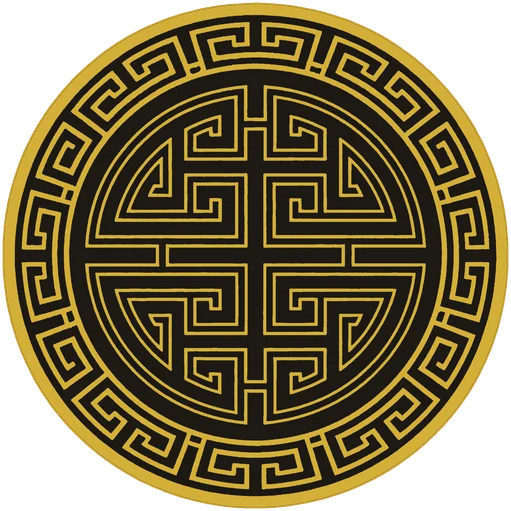
#> input picture data/elements/huiwen_elem_00.webp, 511 x 511 px
$ python vectorize.py ../data/elements/huiwen_elem_00.webp
#> lines starting #> are read from the running program, lines starting #| are printed output that depends on the picture
"""Vectorize PNG patterns to SVG using potrace."""
from __future__ import annotations

import argparse
from pathlib import Path

import numpy as np
from PIL import Image
from potrace import potrace as pt

DATASET_ROOT = Path("D:/desktop/pattern-dataset")


def png_to_svg(png_path: Path, svg_path: Path, threshold: int = 180) -> tuple[bool, str]:
    """Convert a PNG to SVG via potrace.

    threshold: 0-255 luminance cutoff. Pixels DARKER than threshold = ink.
    Returns (success, message).
    """
#> called with threshold = 180
    try:
        with Image.open(png_path) as img:
#> img is the input picture: PIL image 511x511 RGBA; mean R, G, B, A 79.8, 67.6, 31.2, 197.5
            arr = np.array(img.convert("RGB"))
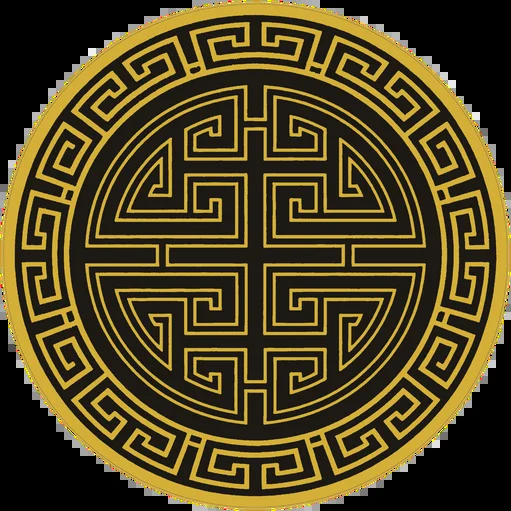
#> arr: shape (511, 511, 3); mean R, G, B 79.8, 67.6, 31.2
    except Exception as e:
        return False, f"open error: {e}"

    # Compute luminance; ink = dark pixels
    lum = (0.299 * arr[:, :, 0] + 0.587 * arr[:, :, 1] + 0.114 * arr[:, :, 2])
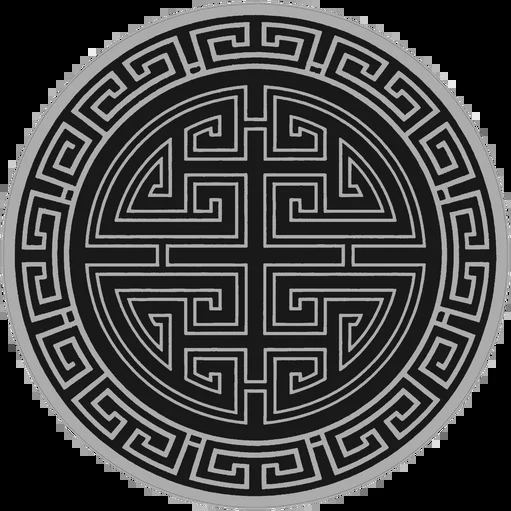
#> lum: shape (511, 511) float64; min 0, max 250, mean 67.1
    # potracer.Bitmap auto-thresholds: data > 127 = "ink". Invert so dark
    # pixels become "ink" after thresholding.
    inv = 255 - lum
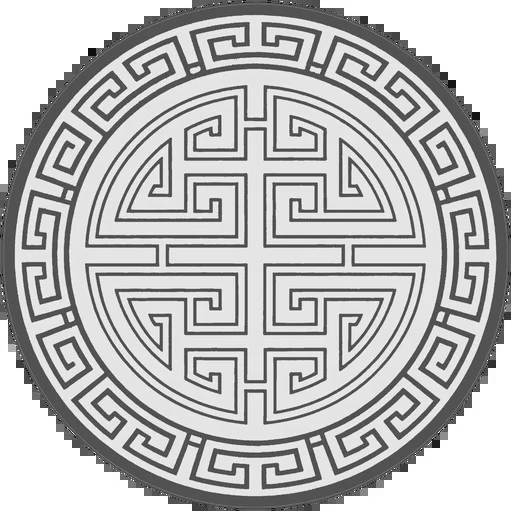
#> inv: shape (511, 511) float64; min 5.02, max 255, mean 187.9
    inv_bin = np.where(lum < threshold, 255, 0).astype(np.uint8)
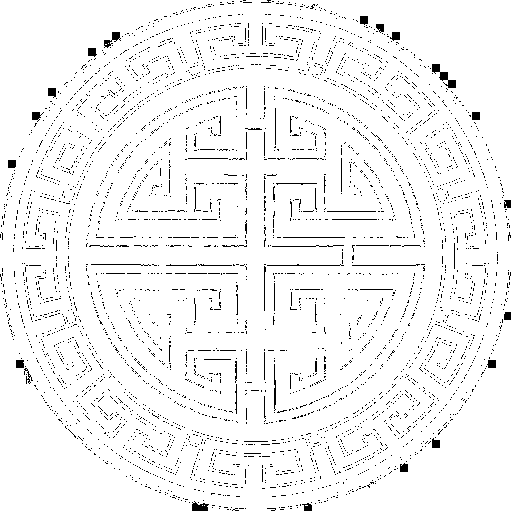
#> inv_bin: shape (511, 511); 95.8% white; black in thin lines or dots

    if inv_bin.sum() == 0:
        return False, "no ink pixels (image is all-white)"

    bm = pt.Bitmap(inv_bin)
    paths = bm.trace()

    h, w = inv_bin.shape
    svg_path.parent.mkdir(parents=True, exist_ok=True)
    out = ['<?xml version="1.0" encoding="UTF-8" standalone="no"?>']
    out.append(
        f'<svg xmlns="http://www.w3.org/2000/svg" viewBox="0 0 {w} {h}" '
        f'width="{w}" height="{h}">'
    )
    out.append('<g fill="currentColor" stroke="none" fill-rule="evenodd">')

    # Skip paths that look like the image border (start at corner)
    n_curves = 0
    for path in paths:
        sp = path.start_point
        # Skip paths starting near image border (likely the outer rectangle)
        if (sp.x < 5 or sp.x > w - 5) and (sp.y < 5 or sp.y > h - 5):
            continue
        if len(path.segments) < 5:  # skip tiny noise paths
            continue
        d_parts = [f"M {sp.x:.2f} {sp.y:.2f}"]
        for seg in path.segments:
            ep = seg.end_point
            if seg.is_corner:
                c = seg.c
                d_parts.append(f"L {c.x:.2f} {c.y:.2f}")
                d_parts.append(f"L {ep.x:.2f} {ep.y:.2f}")
            else:
                c1 = seg.c1
                c2 = seg.c2
                d_parts.append(
                    f"C {c1.x:.2f} {c1.y:.2f} {c2.x:.2f} {c2.y:.2f} {ep.x:.2f} {ep.y:.2f}"
                )
        d_parts.append("Z")
        out.append(f'<path d="{" ".join(d_parts)}"/>')
        n_curves += 1
    out.append("</g></svg>")

    if n_curves == 0:
        return False, "no curves after filtering"
    svg_path.write_text("\n".join(out), encoding="utf-8")
    return True, f"{n_curves} paths"


def main() -> None:
    parser = argparse.ArgumentParser()
    parser.add_argument("input", type=Path, help="PNG/WebP file (or directory)")
    parser.add_argument("--threshold", type=int, default=180)
    args = parser.parse_args()

    if args.input.is_dir():
        files = sorted(args.input.rglob("*.png")) + sorted(args.input.rglob("*.webp"))
    else:
        files = [args.input]

    ok = 0
    failed = 0
    for png in files:
        svg = png.with_suffix(".svg")
        if svg.exists():
            continue
        success, msg = png_to_svg(png, svg, threshold=args.threshold)
        if success:
            ok += 1
            print(f"  [ok] {png.name} -> {svg.name} ({msg})")
        else:
            failed += 1
            print(f"  [err] {png.name}: {msg}")
    print(f"\n[summary] ok={ok} failed={failed}")


if __name__ == "__main__":
    main()
#> (the call stopped at in png_to_svg, `bm = pt.Bitmap(inv_bin)`: potrace is not available in this run)
